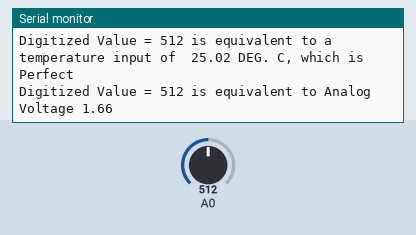
Bench run of a program on a simulated ESP8266 (Wemos D1 mini). Shown: the last lines printed to the serial monitor. Inputs (shaded band) come from the test bench; at power-on: A0 = 512.

Above: at 1.3 s.
1.4 s: A0 set to 716
At 1.9 s:
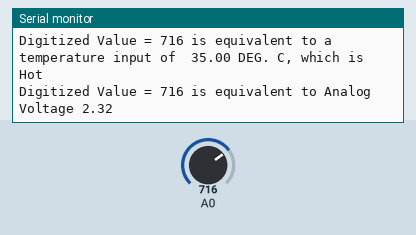
3.5 s: A0 set to 900
At 4.0 s:
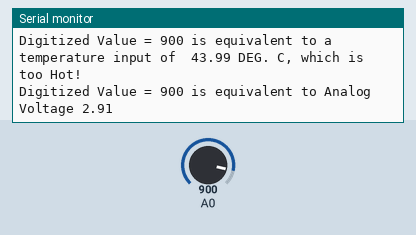
5.5 s: A0 set to 511
At 6.0 s:
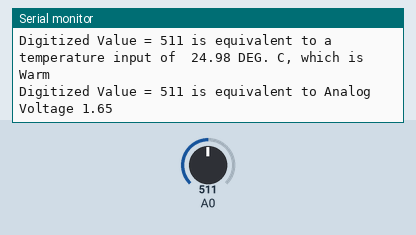
7.5 s: A0 set to 306
At 8.0 s:
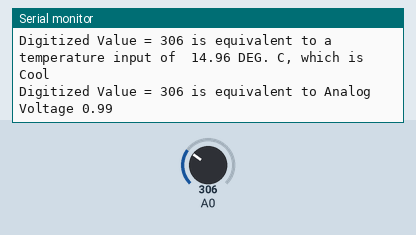
9.6 s: A0 set to 122
At 10.1 s:
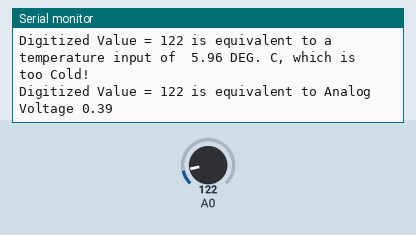
Timing chart, 0 to 12.6 s (numbered marks = the images above; inputs shaded):
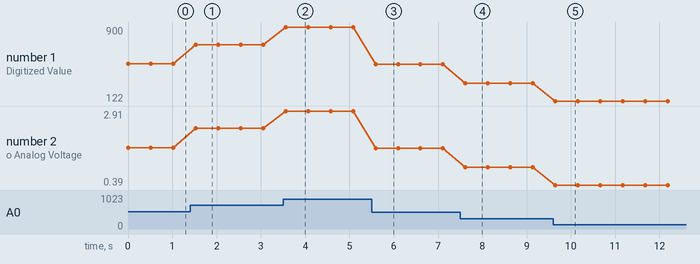

The program:

main.cpp
```cpp
#include <Arduino.h>

//Statment of Authorship: I, Haiden Murphy, student number 000839028 certify that this material is my original work.
//No other person's work has been used without due acknowledgment and I have not made my workavailable to anyone else.

void setup() {
  // configure the USB serial monitor
  Serial.begin(115200);
}

void loop() {
  int iVal;
  double voltage;
  double temp;

  // read digitized value from the D1 Mini's A/D convertor
  iVal = analogRead(A0);

  voltage = iVal * 0.0032352941;

  temp = iVal * 0.048875855;

  if(temp <= 10)
  {
    Serial.println("Digitized Value = " + String(iVal) + " is equivalent to a temperature input of  " + String(temp) + " DEG. C, which is too Cold!");
  }
  else if(temp >= 35)
  {
    Serial.println("Digitized Value = " + String(iVal) + " is equivalent to a temperature input of  " + String(temp) + " DEG. C, which is too Hot!");
  }
  else if(temp >= 30)
  {
    Serial.println("Digitized Value = " + String(iVal) + " is equivalent to a temperature input of  " + String(temp) + " DEG. C, which is Hot");
  }
  else if(temp >= 25)
  {
    Serial.println("Digitized Value = " + String(iVal) + " is equivalent to a temperature input of  " + String(temp) + " DEG. C, which is Perfect");
  }
  else if(temp >= 15)
  {
    Serial.println("Digitized Value = " + String(iVal) + " is equivalent to a temperature input of  " + String(temp) + " DEG. C, which is Warm");
  }
  else if(temp >= 10)
  {
    Serial.println("Digitized Value = " + String(iVal) + " is equivalent to a temperature input of  " + String(temp) + " DEG. C, which is Cool");
  }


  //print value to the USB port
  Serial.println("Digitized Value = " + String(iVal) + " is equivalent to Analog Voltage " + String(voltage));

  //Serial.println("Digitized Value = " + String(iVal) + " is equivalent to a temperature input of  " + String(voltage) + "DEG. C,");


  // wait 0.5 seconds (500 ms)
  delay(500);
} 
```

Measured:
- after the input at 1.4 s, the serial monitor: prints a new line after 0.12 s (image 1)
- after the input at 3.5 s, the serial monitor: prints a new line after 0.05 s (image 2)
- after the input at 5.5 s, the serial monitor: prints a new line after 0.09 s (image 3)
- after the input at 7.5 s, the serial monitor: prints a new line after 0.12 s (image 4)
- after the input at 9.6 s, the serial monitor: prints a new line after 0.05 s (image 5)
- plotted number 1: 512 → 716 after the input at 1.4 s, 716 → 900 after the input at 3.5 s, 900 → 511 after the input at 5.5 s, 511 → 306 after the input at 7.5 s, 306 → 122 after the input at 9.6 s
- plotted number 2: 1.66 → 2.32 after the input at 1.4 s, 2.32 → 2.91 after the input at 3.5 s, 2.91 → 1.65 after the input at 5.5 s, 1.65 → 0.99 after the input at 7.5 s, 0.99 → 0.39 after the input at 9.6 s
